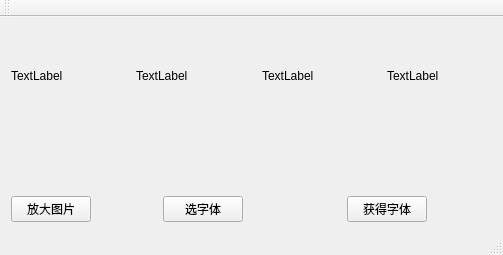
<?xml version="1.0" encoding="UTF-8"?>
<ui version="4.0">
 <class>MainWindow</class>
 <widget class="QMainWindow" name="MainWindow">
  <property name="geometry">
   <rect>
    <x>0</x>
    <y>0</y>
    <width>503</width>
    <height>255</height>
   </rect>
  </property>
  <property name="windowTitle">
   <string>MainWindow</string>
  </property>
  <widget class="QWidget" name="centralWidget">
   <layout class="QGridLayout" name="gridLayout">
    <item row="0" column="0">
     <layout class="QVBoxLayout" name="verticalLayout">
      <item>
       <layout class="QHBoxLayout" name="horizontalLayout">
        <property name="spacing">
         <number>20</number>
        </property>
        <item>
         <widget class="QLabel" name="picLabel">
          <property name="minimumSize">
           <size>
            <width>96</width>
            <height>96</height>
           </size>
          </property>
          <property name="text">
           <string>TextLabel</string>
          </property>
         </widget>
        </item>
        <item>
         <widget class="QLabel" name="pixLabel">
          <property name="minimumSize">
           <size>
            <width>96</width>
            <height>96</height>
           </size>
          </property>
          <property name="text">
           <string>TextLabel</string>
          </property>
         </widget>
        </item>
        <item>
         <widget class="QLabel" name="imageLabel">
          <property name="minimumSize">
           <size>
            <width>96</width>
            <height>96</height>
           </size>
          </property>
          <property name="text">
           <string>TextLabel</string>
          </property>
         </widget>
        </item>
        <item>
         <widget class="QLabel" name="txtLabel">
          <property name="minimumSize">
           <size>
            <width>96</width>
            <height>96</height>
           </size>
          </property>
          <property name="text">
           <string>TextLabel</string>
          </property>
         </widget>
        </item>
       </layout>
      </item>
      <item>
       <spacer name="verticalSpacer">
        <property name="orientation">
         <enum>Qt::Vertical</enum>
        </property>
        <property name="sizeHint" stdset="0">
         <size>
          <width>20</width>
          <height>40</height>
         </size>
        </property>
       </spacer>
      </item>
      <item>
       <layout class="QHBoxLayout" name="horizontalLayout_2">
        <item>
         <widget class="QPushButton" name="zoomIn">
          <property name="text">
           <string>放大图片</string>
          </property>
         </widget>
        </item>
        <item>
         <spacer name="horizontalSpacer_3">
          <property name="orientation">
           <enum>Qt::Horizontal</enum>
          </property>
          <property name="sizeHint" stdset="0">
           <size>
            <width>40</width>
            <height>20</height>
           </size>
          </property>
         </spacer>
        </item>
        <item>
         <widget class="QPushButton" name="fontPicker">
          <property name="text">
           <string>选字体</string>
          </property>
         </widget>
        </item>
        <item>
         <spacer name="horizontalSpacer">
          <property name="orientation">
           <enum>Qt::Horizontal</enum>
          </property>
          <property name="sizeHint" stdset="0">
           <size>
            <width>98</width>
            <height>20</height>
           </size>
          </property>
         </spacer>
        </item>
        <item>
         <widget class="QPushButton" name="getFont">
          <property name="text">
           <string>获得字体</string>
          </property>
         </widget>
        </item>
        <item>
         <spacer name="horizontalSpacer_2">
          <property name="orientation">
           <enum>Qt::Horizontal</enum>
          </property>
          <property name="sizeHint" stdset="0">
           <size>
            <width>40</width>
            <height>20</height>
           </size>
          </property>
         </spacer>
        </item>
       </layout>
      </item>
     </layout>
    </item>
   </layout>
  </widget>
  <widget class="QMenuBar" name="menuBar">
   <property name="geometry">
    <rect>
     <x>0</x>
     <y>0</y>
     <width>503</width>
     <height>32</height>
    </rect>
   </property>
  </widget>
  <widget class="QToolBar" name="mainToolBar">
   <attribute name="toolBarArea">
    <enum>TopToolBarArea</enum>
   </attribute>
   <attribute name="toolBarBreak">
    <bool>false</bool>
   </attribute>
  </widget>
  <widget class="QStatusBar" name="statusBar"/>
 </widget>
 <layoutdefault spacing="6" margin="11"/>
 <resources/>
 <connections/>
</ui>
